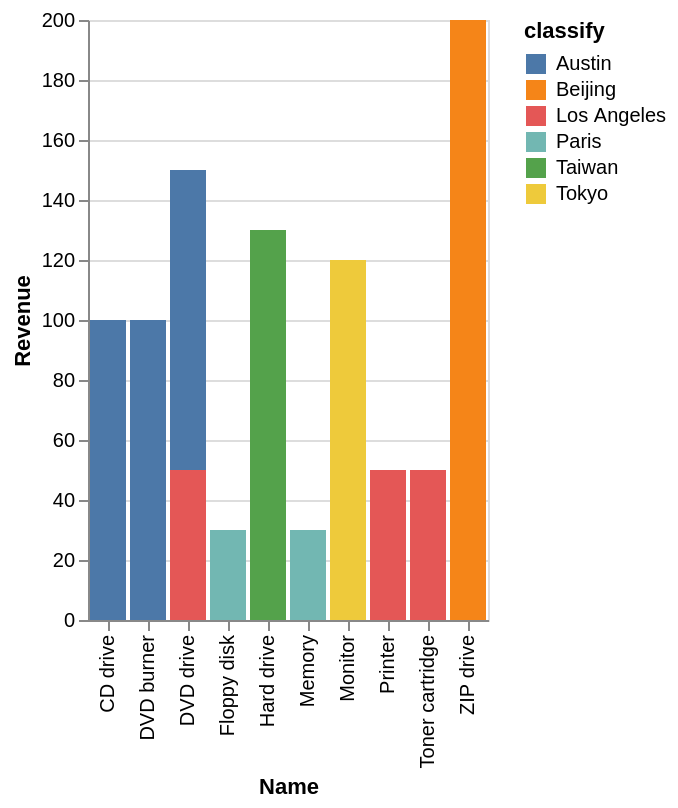

Vega-Lite specification for this chart:
### Vega-Lite specification from a JSON file in a GitHub repository (floating-point values rounded to 4 significant figures)
{"data": {"values": [{"x_data": "CD drive", "y_data": 100, "classify": "Austin"}, {"x_data": "DVD burner", "y_data": 100, "classify": "Austin"}, {"x_data": "DVD drive", "y_data": 100, "classify": "Austin"}, {"x_data": "Floppy disk", "y_data": 0, "classify": "Austin"}, {"x_data": "Hard drive", "y_data": 0, "classify": "Austin"}, {"x_data": "Memory", "y_data": 0, "classify": "Austin"}, {"x_data": "Monitor", "y_data": 0, "classify": "Austin"}, {"x_data": "Printer", "y_data": 0, "classify": "Austin"}, {"x_data": "Toner cartridge", "y_data": 0, "classify": "Austin"}, {"x_data": "ZIP drive", "y_data": 0, "classify": "Austin"}, {"x_data": "CD drive", "y_data": 0, "classify": "Beijing"}, {"x_data": "DVD burner", "y_data": 0, "classify": "Beijing"}, {"x_data": "DVD drive", "y_data": 0, "classify": "Beijing"}, {"x_data": "Floppy disk", "y_data": 0, "classify": "Beijing"}, {"x_data": "Hard drive", "y_data": 0, "classify": "Beijing"}, {"x_data": "Memory", "y_data": 0, "classify": "Beijing"}, {"x_data": "Monitor", "y_data": 0, "classify": "Beijing"}, {"x_data": "Printer", "y_data": 0, "classify": "Beijing"}, {"x_data": "Toner cartridge", "y_data": 0, "classify": "Beijing"}, {"x_data": "ZIP drive", "y_data": 200, "classify": "Beijing"}, {"x_data": "CD drive", "y_data": 0, "classify": "Los Angeles"}, {"x_data": "DVD burner", "y_data": 0, "classify": "Los Angeles"}, {"x_data": "DVD drive", "y_data": 50, "classify": "Los Angeles"}, {"x_data": "Floppy disk", "y_data": 0, "classify": "Los Angeles"}, {"x_data": "Hard drive", "y_data": 0, "classify": "Los Angeles"}, {"x_data": "Memory", "y_data": 0, "classify": "Los Angeles"}, {"x_data": "Monitor", "y_data": 0, "classify": "Los Angeles"}, {"x_data": "Printer", "y_data": 50, "classify": "Los Angeles"}, {"x_data": "Toner cartridge", "y_data": 50, "classify": "Los Angeles"}, {"x_data": "ZIP drive", "y_data": 0, "classify": "Los Angeles"}, {"x_data": "CD drive", "y_data": 0, "classify": "Paris"}, {"x_data": "DVD burner", "y_data": 0, "classify": "Paris"}, {"x_data": "DVD drive", "y_data": 0, "classify": "Paris"}, {"x_data": "Floppy disk", "y_data": 30, "classify": "Paris"}, {"x_data": "Hard drive", "y_data": 0, "classify": "Paris"}, {"x_data": "Memory", "y_data": 30, "classify": "Paris"}, {"x_data": "Monitor", "y_data": 0, "classify": "Paris"}, {"x_data": "Printer", "y_data": 0, "classify": "Paris"}, {"x_data": "Toner cartridge", "y_data": 0, "classify": "Paris"}, {"x_data": "ZIP drive", "y_data": 0, "classify": "Paris"}, {"x_data": "CD drive", "y_data": 0, "classify": "Taiwan"}, {"x_data": "DVD burner", "y_data": 0, "classify": "Taiwan"}, {"x_data": "DVD drive", "y_data": 0, "classify": "Taiwan"}, {"x_data": "Floppy disk", "y_data": 0, "classify": "Taiwan"}, {"x_data": "Hard drive", "y_data": 130, "classify": "Taiwan"}, {"x_data": "Memory", "y_data": 0, "classify": "Taiwan"}, {"x_data": "Monitor", "y_data": 0, "classify": "Taiwan"}, {"x_data": "Printer", "y_data": 0, "classify": "Taiwan"}, {"x_data": "Toner cartridge", "y_data": 0, "classify": "Taiwan"}, {"x_data": "ZIP drive", "y_data": 0, "classify": "Taiwan"}, {"x_data": "CD drive", "y_data": 0, "classify": "Tokyo"}, {"x_data": "DVD burner", "y_data": 0, "classify": "Tokyo"}, {"x_data": "DVD drive", "y_data": 0, "classify": "Tokyo"}, {"x_data": "Floppy disk", "y_data": 0, "classify": "Tokyo"}, {"x_data": "Hard drive", "y_data": 0, "classify": "Tokyo"}, {"x_data": "Memory", "y_data": 0, "classify": "Tokyo"}, {"x_data": "Monitor", "y_data": 120, "classify": "Tokyo"}, {"x_data": "Printer", "y_data": 0, "classify": "Tokyo"}, {"x_data": "Toner cartridge", "y_data": 0, "classify": "Tokyo"}, {"x_data": "ZIP drive", "y_data": 0, "classify": "Tokyo"}]}, "mark": "bar", "encoding": {"x": {"field": "x_data", "type": "nominal", "title": "Name", "sort": "ascending"}, "y": {"field": "y_data", "type": "quantitative", "title": "Revenue"}, "color": {"field": "classify"}}}
